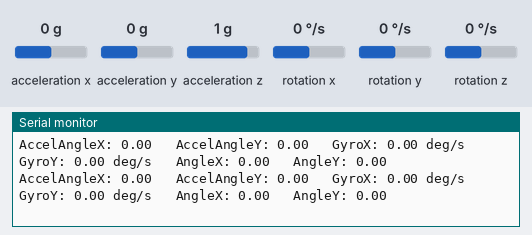
Recording of a sketch running on a simulated Arduino Uno, built with avr-gcc and run on an emulated ATmega328P. Parts: the last lines printed to the serial monitor. Wiring (inferred from the names in the program): MPU-6050 motion sensor at I2C address 0x68. The test bench sets the inputs (shaded band); at power-on: rotation x 0 °/s, rotation y 0 °/s, acceleration x 0 g, acceleration y 0 g, acceleration z 1 g, rotation z 0 °/s.

Above: at 16.1 s.
16.2 s: rotation x set to 100 °/s
At 17.1 s:
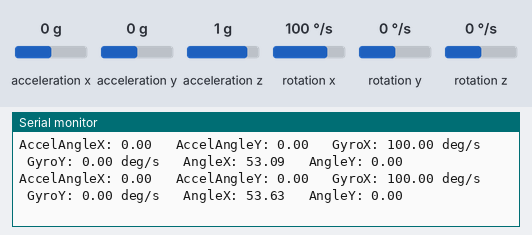
19.2 s: rotation y set to -2 °/s
At 20.0 s:
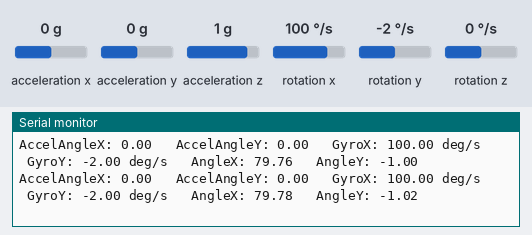
22.2 s: acceleration x set to -0.2 g
At 23.3 s:
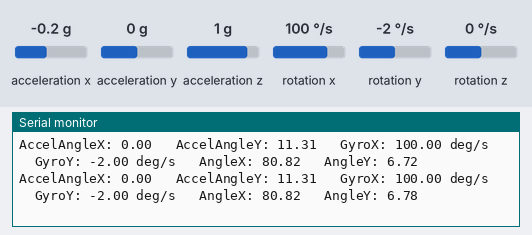
23.7 s: acceleration x set to 0.1 g
At 24.4 s:
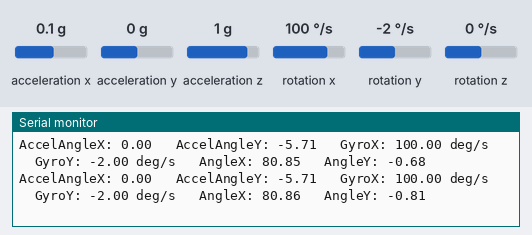
Timing chart, 0 to 26.2 s (numbered marks = the images above; inputs shaded):
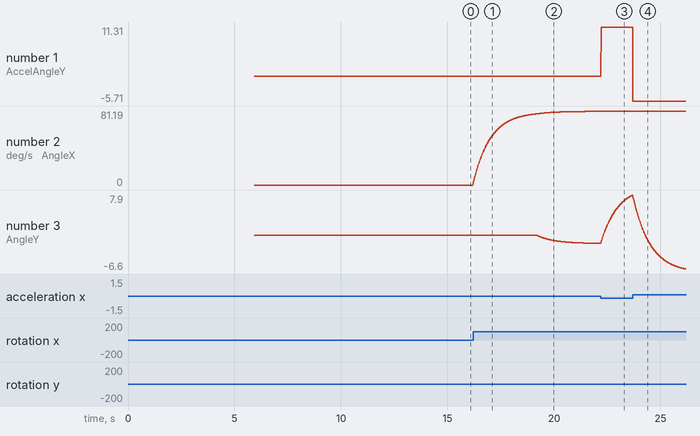

The sketch:

mpu.ino
```cpp
#include <Wire.h>

#define MPU_ADDR 0x68

// MPU6050 register-ləri
#define PWR_MGMT_1   0x6B
#define ACCEL_XOUT_H 0x3B

// Xam sensor dəyərləri
int16_t rawAx, rawAy, rawAz;
int16_t rawTemp;
int16_t rawGx, rawGy, rawGz;

// Fiziki vahidlərə çevrilmiş dəyərlər
float ax, ay, az;
float gx, gy, gz;

// Offset-lər
float gyroOffsetX = 0;
float gyroOffsetY = 0;
float gyroOffsetZ = 0;

float accelOffsetX = 0;
float accelOffsetY = 0;
float accelOffsetZ = 0;

// Accelerometer ilə tapılan bucaqlar
float accelAngleX = 0;
float accelAngleY = 0;

// Birləşdirilmiş final bucaqlar
float angleX = 0;
float angleY = 0;

// Zaman
unsigned long lastTime = 0;

void writeRegister(uint8_t reg, uint8_t data) {
  Wire.beginTransmission(MPU_ADDR);
  Wire.write(reg);
  Wire.write(data);
  Wire.endTransmission();
}

void setupMPU() {
  Wire.begin();
  writeRegister(PWR_MGMT_1, 0); // sleep mode-dan çıxar
}

void readMPU() {
  Wire.beginTransmission(MPU_ADDR);
  Wire.write(ACCEL_XOUT_H);
  Wire.endTransmission(false);

  Wire.requestFrom(MPU_ADDR, 14);

  if (Wire.available() == 14) {
    rawAx = (Wire.read() << 8) | Wire.read();
    rawAy = (Wire.read() << 8) | Wire.read();
    rawAz = (Wire.read() << 8) | Wire.read();

    rawTemp = (Wire.read() << 8) | Wire.read();

    rawGx = (Wire.read() << 8) | Wire.read();
    rawGy = (Wire.read() << 8) | Wire.read();
    rawGz = (Wire.read() << 8) | Wire.read();
  }

  // Accelerometer: default ±2g -> 16384 LSB/g
  ax = rawAx / 16384.0;
  ay = rawAy / 16384.0;
  az = rawAz / 16384.0;

  // Gyro: default ±250 deg/s -> 131 LSB/(deg/s)
  gx = rawGx / 131.0;
  gy = rawGy / 131.0;
  gz = rawGz / 131.0;
}

void calibrateMPU() {
  const int samples = 1000;

  float sumAx = 0;
  float sumAy = 0;
  float sumAz = 0;
  float sumGx = 0;
  float sumGy = 0;
  float sumGz = 0;

  Serial.println("Calibration basladi. Sensoru hereket etdirmeyin...");

  for (int i = 0; i < samples; i++) {
    readMPU();

    sumAx += ax;
    sumAy += ay;
    sumAz += az;

    sumGx += gx;
    sumGy += gy;
    sumGz += gz;

    delay(3);
  }

  accelOffsetX = sumAx / samples;
  accelOffsetY = sumAy / samples;
  accelOffsetZ = (sumAz / samples) - 1.0;
  // Z oxunda normal halda gravity oldugu ucun 1g cixilir

  gyroOffsetX = sumGx / samples;
  gyroOffsetY = sumGy / samples;
  gyroOffsetZ = sumGz / samples;

  Serial.println("Calibration bitdi.");
}

void updateAngles() {
  readMPU();

  // Offset çıxılır
  float axC = ax - accelOffsetX;
  float ayC = ay - accelOffsetY;
  float azC = az - accelOffsetZ;

  float gxC = gx - gyroOffsetX;
  float gyC = gy - gyroOffsetY;
  float gzC = gz - gyroOffsetZ;

  // Accelerometer-dən bucaq hesabı
  accelAngleX = atan2(ayC, azC) * 180.0 / PI;
  accelAngleY = atan2(-axC, azC) * 180.0 / PI;

  // dt hesabla
  unsigned long now = micros();
  float dt = (now - lastTime) / 1000000.0;
  lastTime = now;

  // İlk dəfə dt problem yaratmasın
  if (dt <= 0 || dt > 0.1) dt = 0.01;

  // Gyro ilə bucağı inteqrasiya et
  angleX = angleX + gxC * dt;
  angleY = angleY + gyC * dt;

  // Complementary filter
  angleX = 0.98 * angleX + 0.02 * accelAngleX;
  angleY = 0.98 * angleY + 0.02 * accelAngleY;
}

void setup() {
  Serial.begin(115200);
  Wire.begin();

  setupMPU();
  delay(1000);

  calibrateMPU();

  lastTime = micros();
}

void loop() {
  updateAngles();

  Serial.print("AccelAngleX: ");
  Serial.print(accelAngleX);
  Serial.print("   ");

  Serial.print("AccelAngleY: ");
  Serial.print(accelAngleY);
  Serial.print("   ");

  Serial.print("GyroX: ");
  Serial.print(gx - gyroOffsetX);
  Serial.print(" deg/s   ");

  Serial.print("GyroY: ");
  Serial.print(gy - gyroOffsetY);
  Serial.print(" deg/s   ");

  Serial.print("AngleX: ");
  Serial.print(angleX);
  Serial.print("   ");

  Serial.print("AngleY: ");
  Serial.println(angleY);

  delay(10);
}
```

Measured:
- after the input at 16.2 s, the serial monitor: prints a new line at once (image 1)
- plotted number 2: 0 → 78.04 after the input at 16.2 s
